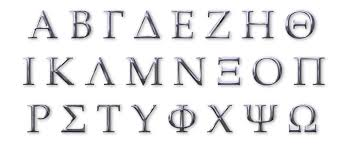
#> input picture images-videos/GreekAlphabet.jpg, 342 x 147 px
$ python counting-objs.py
#> lines starting #> are read from the running program, lines starting #| are printed output that depends on the picture; after the words box and inside, x2 and y2 are one past the last pixel; in counts of white or black regions, pixels touching at a corner belong together
#> further down, img is the input picture: shape (147, 342, 3); mean B, G, R 235.7, 234.5, 234.8
import cv2
import numpy as np
import matplotlib.pyplot as plt

def count_objects(img):
    img = cv2.cvtColor(img, cv2.COLOR_BGR2RGB)
    img_gry = cv2.cvtColor(img, cv2.COLOR_RGB2GRAY)
    binary_img = cv2.threshold(img_gry, 215, 255, cv2.THRESH_BINARY_INV)[1]
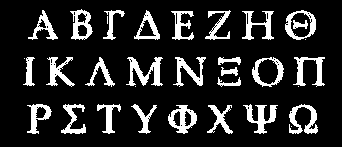
#> binary_img: shape (147, 342); 15.3% white; 33 white regions (6 under 20 px), largest, box (x1, y1, x2, y2) and area: (126, 57, 163, 86) 480, (243, 104, 278, 134) 424, (289, 104, 318, 134) 407

    kernel = np.ones((5, 5), np.uint8)
    binary_img_1 = cv2.morphologyEx(binary_img, cv2.MORPH_CLOSE, kernel)
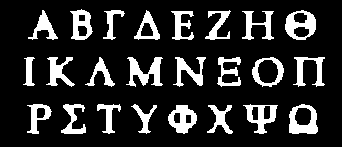
#> binary_img_1: shape (147, 342); 17.2% white; 24 white regions

    contours, _ = cv2.findContours(binary_img_1, cv2.RETR_EXTERNAL, cv2.CHAIN_APPROX_SIMPLE)
#> contours = 24 contours; largest, box (x1, y1, x2, y2) and area: (285, 10, 316, 40) 693, (289, 104, 318, 134) 692, (252, 57, 284, 87) 690, (243, 104, 278, 134) 544, (168, 105, 197, 134) 534

    output = img.copy()
    cv2.drawContours(output, contours, -1, (0, 255, 0), thickness=2)

    text = "Found {} objects".format(len(contours))
#> text = 'Found 24 objects'
    cv2.putText(output, text, (105, 145), cv2.FONT_HERSHEY_SIMPLEX, 0.5, (255, 0, 0), 2)
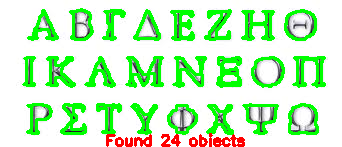
#> output: shape (147, 342, 3); mean R, G, B 199.2, 242.7, 195
    print(text)
#| Found 24 objects
    return binary_img, output

img = cv2.imread('../images-videos/GreekAlphabet.jpg')
bin_output, output = count_objects(img)

plt.figure(figsize=(20, 7))

plt.subplot(131)
plt.imshow(img)
plt.axis('off')
plt.title('Original Image', size=19)

plt.subplot(132)
plt.imshow(bin_output, cmap='gray')
plt.axis('off')
plt.title('Binary Image', size=19)

plt.subplot(133)
plt.imshow(output)
plt.axis('off')
plt.title('Counting Objects', size=19)

plt.show()
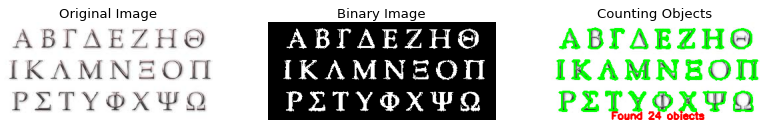
#> figure drawn by matplotlib, 3 panels; B, G, R data is drawn as R, G, B

$ run again, with images-videos/bitwise-operations.jpg copied over images-videos/GreekAlphabet.jpg
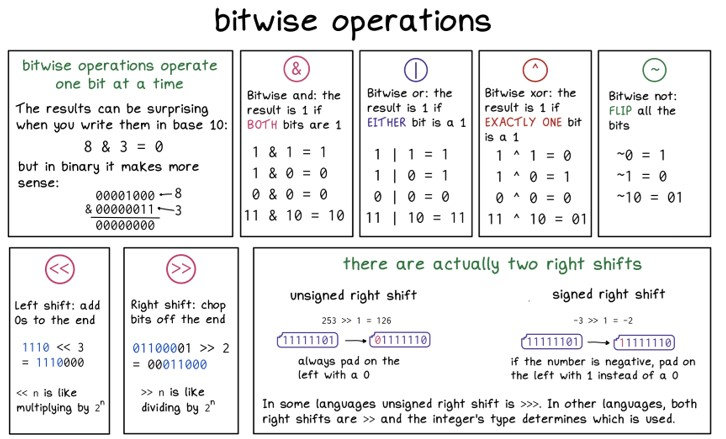
#> input picture images-videos/bitwise-operations.jpg, 726 x 439 px
#> img is the input picture: shape (439, 726, 3); mean B, G, R 235, 234.9, 234.8
#> in count_objects, `binary_img = cv2.threshold(img_gry, 215, 255, cv2.THRESH_BINARY_INV)[1]`:
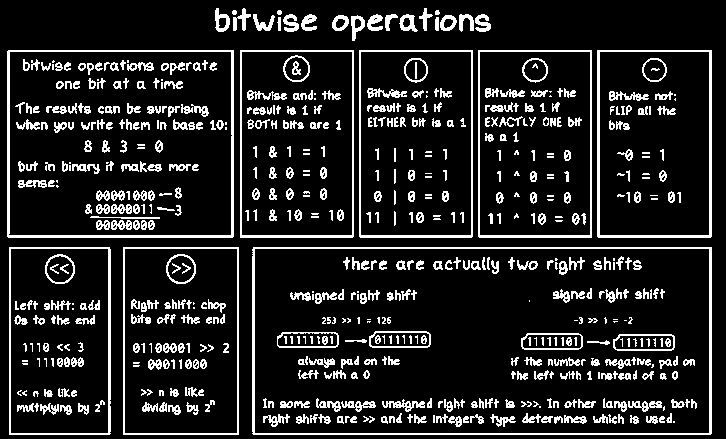
#> binary_img: shape (439, 726); 13.7% white in thin lines or dots
#> binary_img_1: shape (439, 726); 18% white; 254 white regions (8 under 20 px)
#> contours = 10 contours; largest, box (x1, y1, x2, y2) and area: (252, 247, 712, 435) 85830, (7, 50, 234, 238) 42260, (123, 247, 239, 435) 21505, (597, 50, 712, 238) 21317, (478, 50, 592, 238) 21130
#> text = 'Found 10 objects'
#| Found 10 objects
#> `plt.show()`:
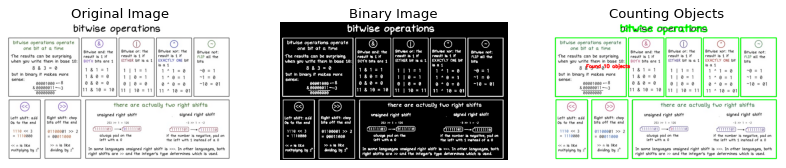
#> figure drawn by matplotlib, 3 panels; B, G, R data is drawn as R, G, B
